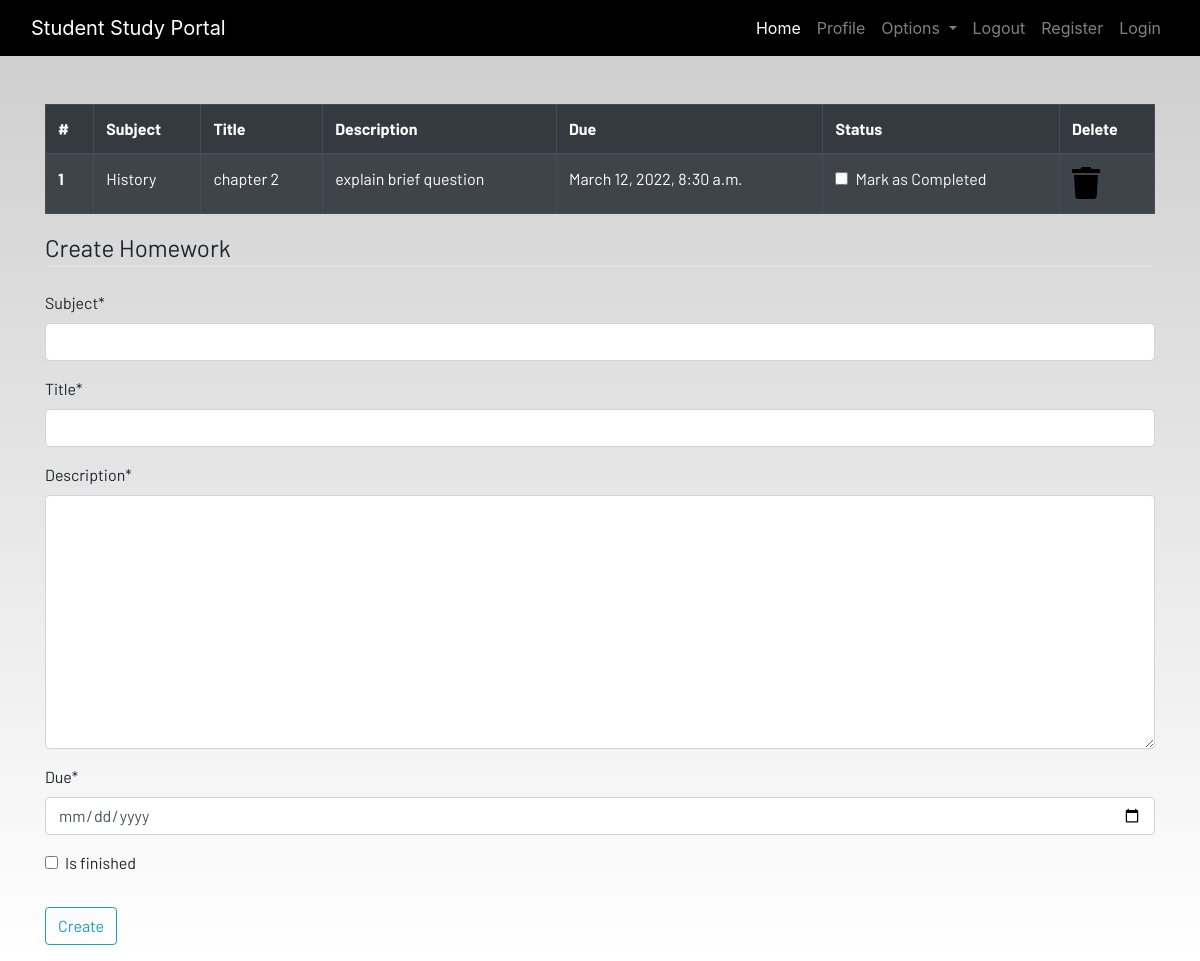
The page /homework (signed in) on the database its author committed.
### Dashboard/models.py (models this page shows, shortened)
class Homework(models.Model):
    user = models.ForeignKey(User, on_delete=models.CASCADE)
    subject = models.CharField(max_length=50)
    title = models.CharField(max_length=100)
    description = models.TextField()
    due = models.DateTimeField()
    is_finished = models.BooleanField(default=False)

### Dashboard/views.py (the view)
# urls.py: path('homework',views.homework, name="homework"),
def homework(request):
    if request.method == "POST":
        form = HomeworkForm(request.POST)
        if form.is_valid():
            try:
                finished = request.POST['is_finished']    #if form is finished is returns true else false
                if finished == 'on':
                    finished = True
                else:
                    finished = False
            except:
                finished = False
            homeworks = Homework(
                user = request.user,
                subject = request.POST['subject'],
                title = request.POST['title'],
                description = request.POST['description'],
                due = request.POST['due'],
                is_finished = finished
            )
            homeworks.save()            #to save all details of the Homework
            messages.success(request,f'Homework Added from {request.user.username}!!') #added success msg
    else:                               #if request is not post
            form = HomeworkForm()
    homework = Homework.objects.filter(user=request.user)
    if len(homework) == 0:
        homework_done = True
    else:
        homework_done = False
    context={'homeworks':homework,
             'homeworks_done':homework_done,
             'form':form,
            }
    return render(request,'Dashboard/homework.html',context)

### Dashboard/forms.py
class HomeworkForm(forms.ModelForm):
    class Meta:
        model = Homework
        widgets = {'due':DateInput()}
        fields = ['subject','title','description','due','is_finished']

### Dashboard/templates/dashboard/homework.html (shortened to what this page needs)
{% extends 'dashboard/base.html' %}
{% load static %}
{% load crispy_forms_tags %}
{% block content %}
<div class="container">
    {% if not homework_done %}
    <table class="table table-striped table-bordered table-hover table-dark">
        <thead>
            <tr>
                <th scope="col">#</th>
                <th scope="col">Subject</th>
                <th scope="col">Title</th>
                <th scope="col">Description</th>
                <th scope="col">Due</th>
                <th scope="col">Status</th>
                <th scope="col">Delete</th>
            </tr>
        </thead>
        <tbody>
            {% for homework in homeworks %}
            <tr>
                <th scope="row">{{forloop.counter}}</th>
                <td>{{homework.subject}}</td>
                <td>{{homework.title}}</td>
                <td>{{homework.description}}</td>
                <td>{{homework.due}}</td>
                <td>
                    <a href="{% url 'update-homework' homework.id %}">
                        <div class="form-check">
                            {% if homework.is_finished == True %}
                            <input class="form-check-input" type="checkbox" value="" checked>
                            {% else %}
                            <input class="form-check-input" type="checkbox" value="" >
                            {% endif %}
                            <label class="form-check-label text-light" for="flexCheckDefault">
                                Mark as Completed
                            </label>
                        </div>
                    </a>
                </td>
                <td><a href="{% url 'delete-homework' homework.id %}"><i class="fa fa-trash fa-2x"></i></a></td>
            </tr>
            {% endfor %}
        </tbody>
    </table>
    {% else %}
    <h4>All homeworks are completed!! Create to have more!!</h4>
{% endif %}
</div>
<div class=" container">
    <form method="POST">
        <fieldset class="form-group">
            <legend class="border-bottom mb-4">Create Homework</legend>
            {{form|crispy}}
        </fieldset>
        <div class="form-group">
            <button href="" class="btn btn-outline-info" type="submit">
                Create
            </button>
        </div>
    </form>
</div>
{% endblock content %}

### static/css/main.css (style rules this page uses)
html { scroll-behavior: smooth; height: 100%; width: 100%; }
a { text-decoration: none !important; color: black; }
html, body { max-width: 100%; overflow-x: hidden; height: 100%; width: 100%; }
body { background: linear-gradient(rgba(0, 0, 0, 0.2), rgba(255, 255, 255, 0.5)); overflow-x: hidden; background-repeat: no-repeat; }
.fa { color: black; }

### rows shown on the page
Homework: subject "History", title "chapter 2", description "explain brief question", due "March 12, 2022, 8:30 a.m."
